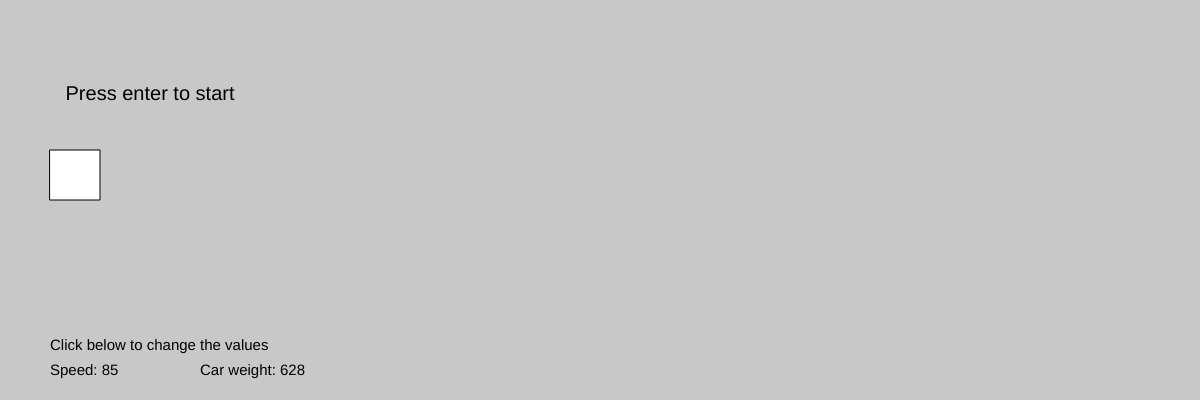
Frame 1 (no input)
Frame 60 (no input): identical to frame 1, image omitted
Frame 120 (the mouse pressed at the canvas centre since frame 60): identical to frame 1, image omitted

The p5.js sketch that drew this single still picture (run headless with seeded random() and noise() and a simulated clock; from frame 60 on, the mouse is pressed at the canvas centre):

// p5.js sketch
// ── sketch.js
//Creating a class to make objects
class sprite{
  //Defining properties
  constructor(xPos,yPos,width,height){
    this.x = xPos;
    this.y = yPos;
    this.height = height;
    this.width = width;
    this.velocityX = 0;
    this.velocityY = 0;
    this.weight = 0;
  }
  //Function to display the object
  display(){
    rect(this.x,this.y,this.width,this.height);

    //Moving the object
    this.x += this.velocityX;
    this.y += this.velocityY;
  }
}
//Creating the objects
var car = new sprite(50,150,50,50);
var wall = new sprite(1300,100,50,200);

//Creating the essential variables
var speed,Carweight,state;

function setup() {
  createCanvas(windowWidth,400);
  
  //Defining the speed and the weight of the car
  speed = round(random(50,99));
  Carweight = round(random(400,1500));

  //variable to keep the track of the program
  state = "start";
}

function draw() {
  background(200);  
 
  //Displaying the objects
  car.display();
  wall.display();

  //Calling function to calculate deformation of the car after crashing
  deformation();

  //Creating a new drawing state
  push();
  fill(0);
  textAlign(CENTER);
  textSize(20);
  //Displaying the instructions
  if(state === "start")
    text("Press enter to start",150,100);
  else if(state === "over")
    text("Press r to restart",150,100);
  pop();

  //Creating a new drawing state
  push();
  textAlign(LEFT);
  textSize(15);
  fill(0)
  //Displaying the current speed and weight
  text("Speed: "+speed,50,375);
  text("Car weight: "+Carweight,200,375);
  text("Click below to change the values",50,350);
  pop();
}
//Function to handle eyboard input
function keyPressed(){
  //Starting the simulation
  if(keyCode === ENTER && state === "start"){
    car.weight = Carweight;
    car.velocityX = speed - car.weight/1000;
  }
  //Restarting the simulation
  if(key === 'r' && state === "over"){
    state = "start";
    Carweight = round(random(400,1500));
    speed = round(random(50,99));
    car.x = 50;
    fill(255,255,255,255);
  }
}
//Function to calculate the deformation of the car
function deformation(){
  //Testing for collision
  if(wall.x - car.x <= (car.width/2 + wall.width/2)){
    //Setting the car velocity to 0
    car.velocityX = 0;
    car.x = wall.x - car.width;

    //Calculating the deformation
    let deformation = Math.round((0.5 * car.weight * (speed * speed)) / 22500);

    //Properties of the text
    textAlign(CENTER);
    textSize(25);
    //Starting a new drawing state
    push();
    fill(0);
    //Displaying the deformation
    text("vehicle deformation:"+deformation,windowWidth/2,100);
    pop();
      
    //Changin the object color and displaying relative text according to the deformation
    if(deformation > 180){
      fill(255,0,0);    //Changing the object color to red
      text("Vehicle not safe for passengers",windowWidth/2,150);  //Displaying unsafe message
    }
    else if(deformation > 100 && deformation < 180){
      fill(230,230,0);  //Changing the object color to yellow
      text("Vehicle provides basic security",windowWidth/2,150);  //Displaying average security
    }
    else{
      fill(0,255,0);    //Changing the object color to green
      text("Vehicle is safe",windowWidth/2,150);                  //Displaying safe message
    }
      state = "over"; //Changing the state to over
  }
}

//Creating the DOM objects
var inp = 0;
var button = 0;
//Function to handle mouse inputs
function mouseClicked(){
  //If the mouse is clicked on the speed text, then create a text placeholder to edit the speed
  if(mouseX > 50 && mouseX < 90 && mouseY > 360 && mouseY < 390){
    //Removing the objects if they are already defined
    if(inp != 0){
      inp.remove();
      button.remove();
    }
    inp = createInput("speed"); //Creating the text placeholder
    inp.position(100,440);      //To edit the speed
    inp.size(50,14);
    button = createButton('ok');  //Creating a button
    button.position(inp.x + inp.width,inp.y);
    button.mouseClicked(setSpeed);  //Calling the setspeed function if the mouse is clicked on it
  }
  //If the mouse is clicked on the weight text, then create a text placeholder to edit the weight
  else if(mouseX > 200 && mouseX < 270 && mouseY > 360 && mouseY < 390){
    //Removing the objects if they are already defined
    if(inp != 0){
      inp.remove();
      button.remove();
    }
    inp = createInput("weight"); //Creating the text placeholder
    inp.position(280,440);       //To edit the speed
    inp.size(50,14);
    button = createButton('ok');  //Creating a button
    button.position(inp.x + inp.width,inp.y);
    button.mouseClicked(setWeight); //Calling the setWeight function if the mouse is clicked on it
  }
}
//Function to edit the speed
function setSpeed(){
  if(inp.value() === "speed" || isNaN(inp.value())){
    inp.remove();
    button.remove();
    console.error("Please enter only numbers");
    return 0;
  }
  speed = inp.value();
  inp.remove();
  button.remove();
  return 0;
}
//Function to edit the weight
function setWeight(){
  if(inp.value() === "weight" || isNaN(inp.value())){
    inp.remove();
    button.remove();
    console.error("Please enter only numbers");
    return 0;
  }
  Carweight = inp.value();
  inp.remove();
  button.remove();
  return 0;
}
